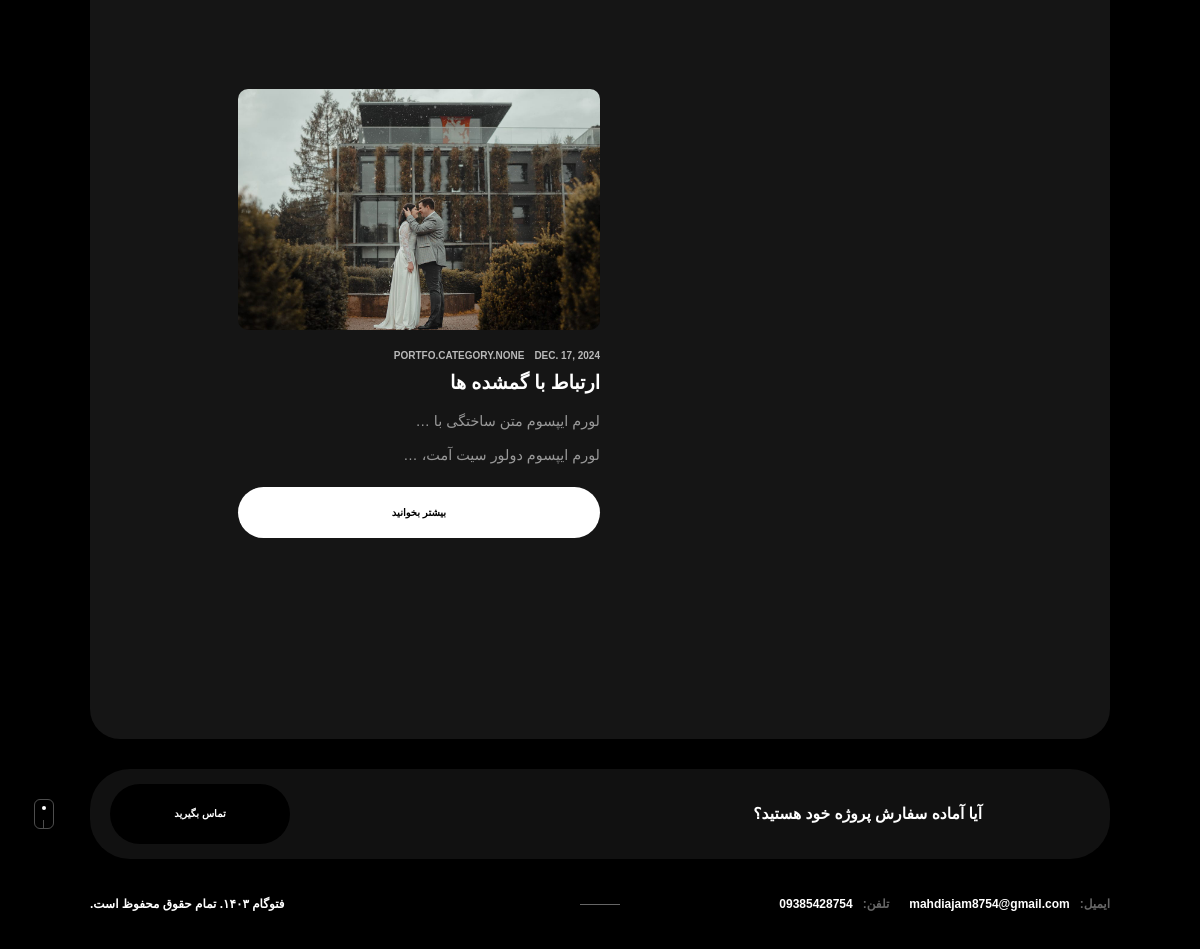
Page /portfo/blog/ (lower part) on the earlier database version.
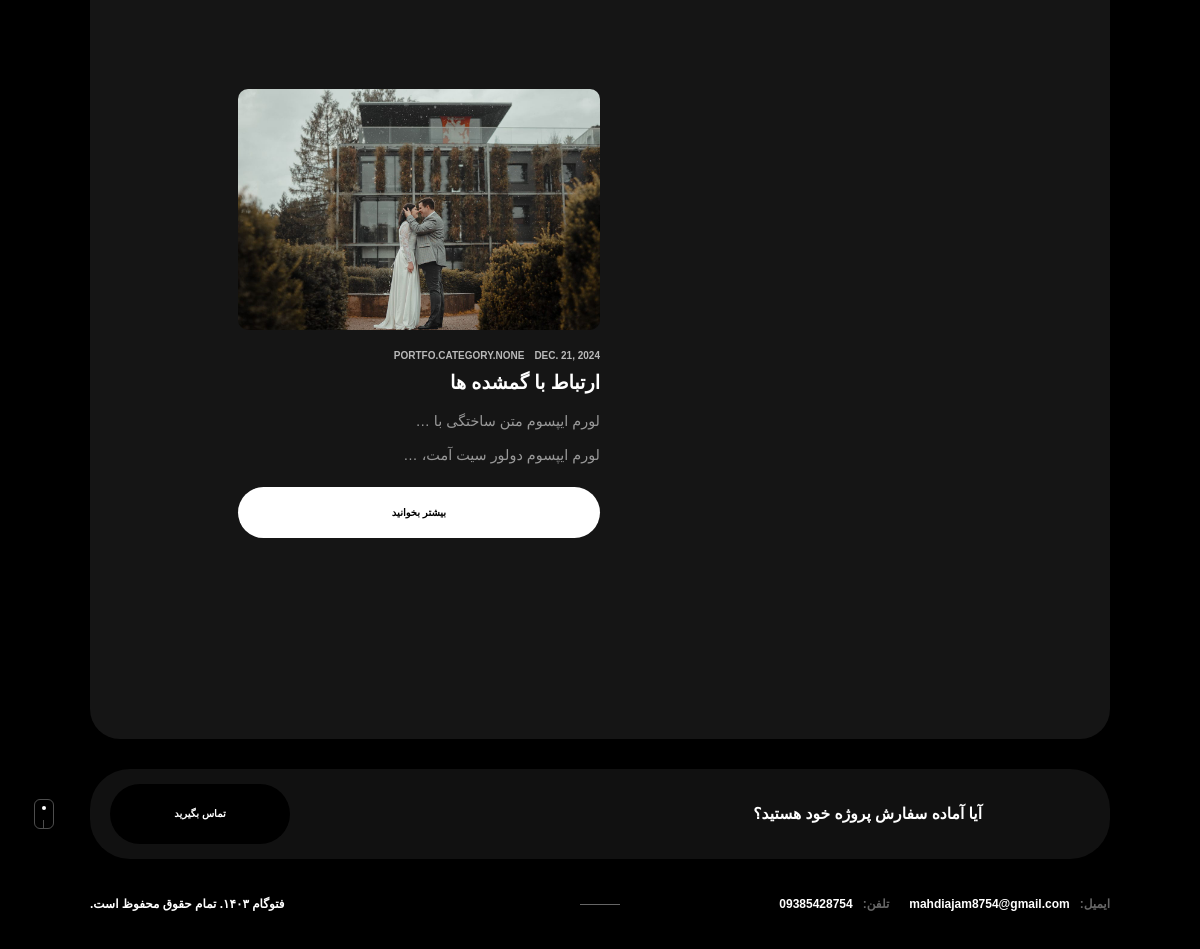
Same page on the later database version.
### portfo/models.py (models this page shows, shortened)
class BlogDetail(models.Model):
    title = models.CharField(max_length=100)
    short_description = models.CharField(max_length=255)
    image = models.ImageField(upload_to='images/blog/')
    tag = models.ManyToManyField(Category, related_name='tags')
    created_at = models.DateTimeField(auto_now_add=True)
    updated_at = models.DateTimeField(auto_now=True)
    def get_absolute_url(self):
        return reverse('portfo:blog detail', args=[self.id])

### portfo/views.py (the view)
# urls.py: path('blog/', views.BlogView.as_view(), name='blog'),
class BlogView(View):
    form_class = SearchForm
    def get(self, request, category_id=None):
        blog = BlogDetail.objects.all()
        categories = Category.objects.all()
        if request.GET.get('search'):
            blog = blog.filter(title__contains=request.GET['search'])
        if category_id:
            category = Category.objects.get(id=category_id)
            blog = blog.filter(category=category)
        return render(request, 'portfo/blog.html', {'blog': blog, 'categories': categories,
                                                    'form': self.form_class})

### portfo/templates/portfo/blog.html (shortened to what this page needs)
{% extends 'base.html' %}
{% load static %}
{% block content %}
    <div id="wrapper">
        <div class="content-holder">
            <div class="column-wrapper">
                <section id="sec1">
                    <div class="container small-container">
                        <div class="post-items">
                            {% for i in blog %}
                                <div class="post-item">
                                    <div class="post-item_wrap">
                                        <div class="post-item_media">
                                            <a href="{{ i.get_absolute_url }}">
                                                <img src="{{ i.image.url }}" alt="">
                                            </a>
                                        </div>
                                        <div class="post-item_content">
                                            <div class="post-header"><a href="#">{{ i.updated_at|date }}</a> <a
                                                    href="#">{{ i.tag }}</a></div>
                                            <h3><a href="{{ i.get_absolute_url }}">{{ i.title }}</a></h3>
                                            {% for j in i.blogs.all %}
                                                <p>{{ j.description|truncatewords:5 }}</p>
                                            {% endfor %}
                                            <a href="{{ i.get_absolute_url }}"
                                               class="single-btn"><span>بیشتر بخوانید</span></a>
                                        </div>
                                    </div>
                                </div>
                            {% endfor %}
                        </div>
                    </div>
                </section>
                <div class="order-wrap">
                    <div class="container small-container">
                        <h4>آیا آماده سفارش پروژه خود هستید؟</h4>
                    </div>
                    <a href="{% url 'home:contact' %}" class="order_btn">تماس بگیرید</a>
                </div>
            </div>
            <div class="fixed-bottom-container">
                <div class="scroll-down-wrap">
                    <div class="mousey">
                        <div class="scroller"></div>
                    </div>
                </div>
            </div>
        </div>
    </div>
{% endblock %}

Differences in the rows shown:
changed BlogDetail "ارتباط با گمشده ها": updated_at "DEC. 17, 2024" → "DEC. 21, 2024"
